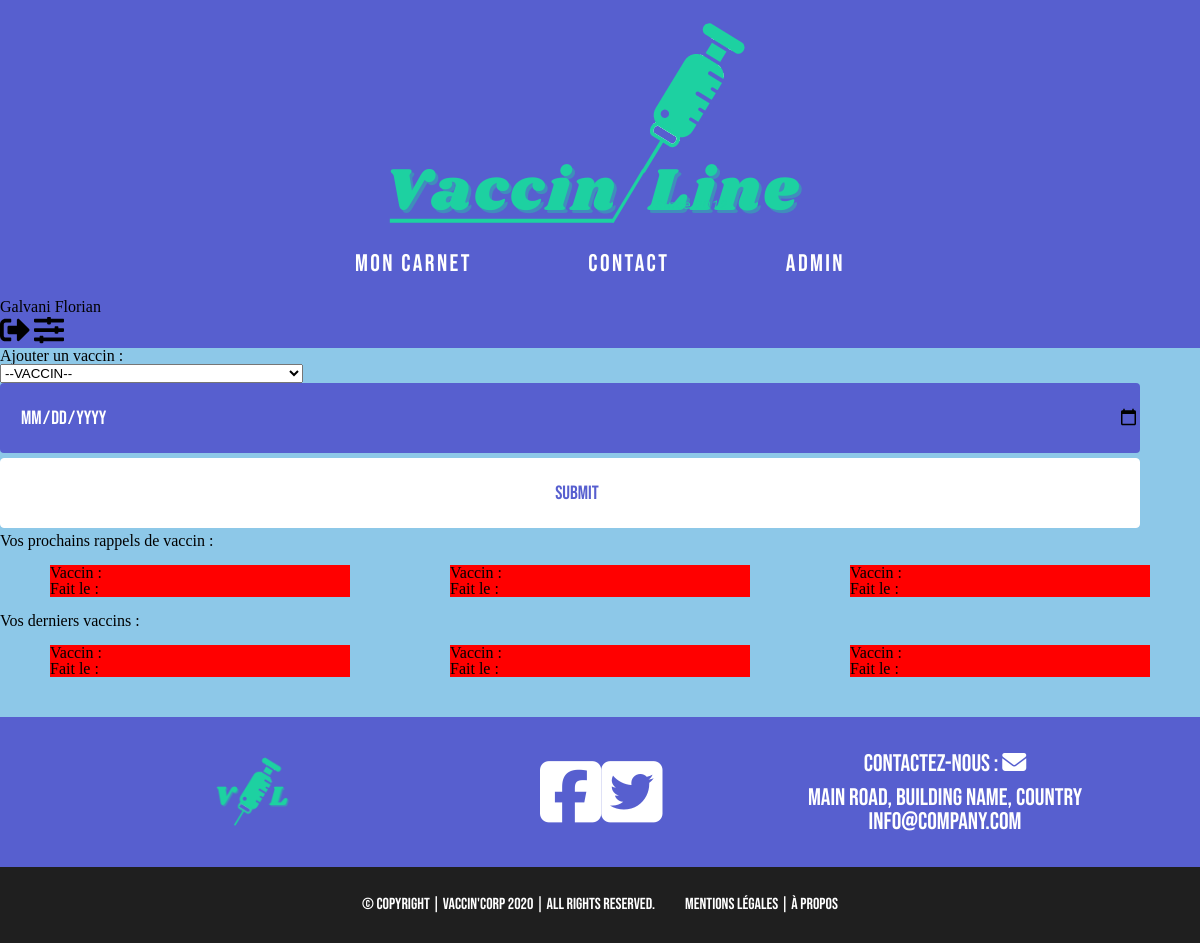
Page /index.php (signed in) on the earlier database version.
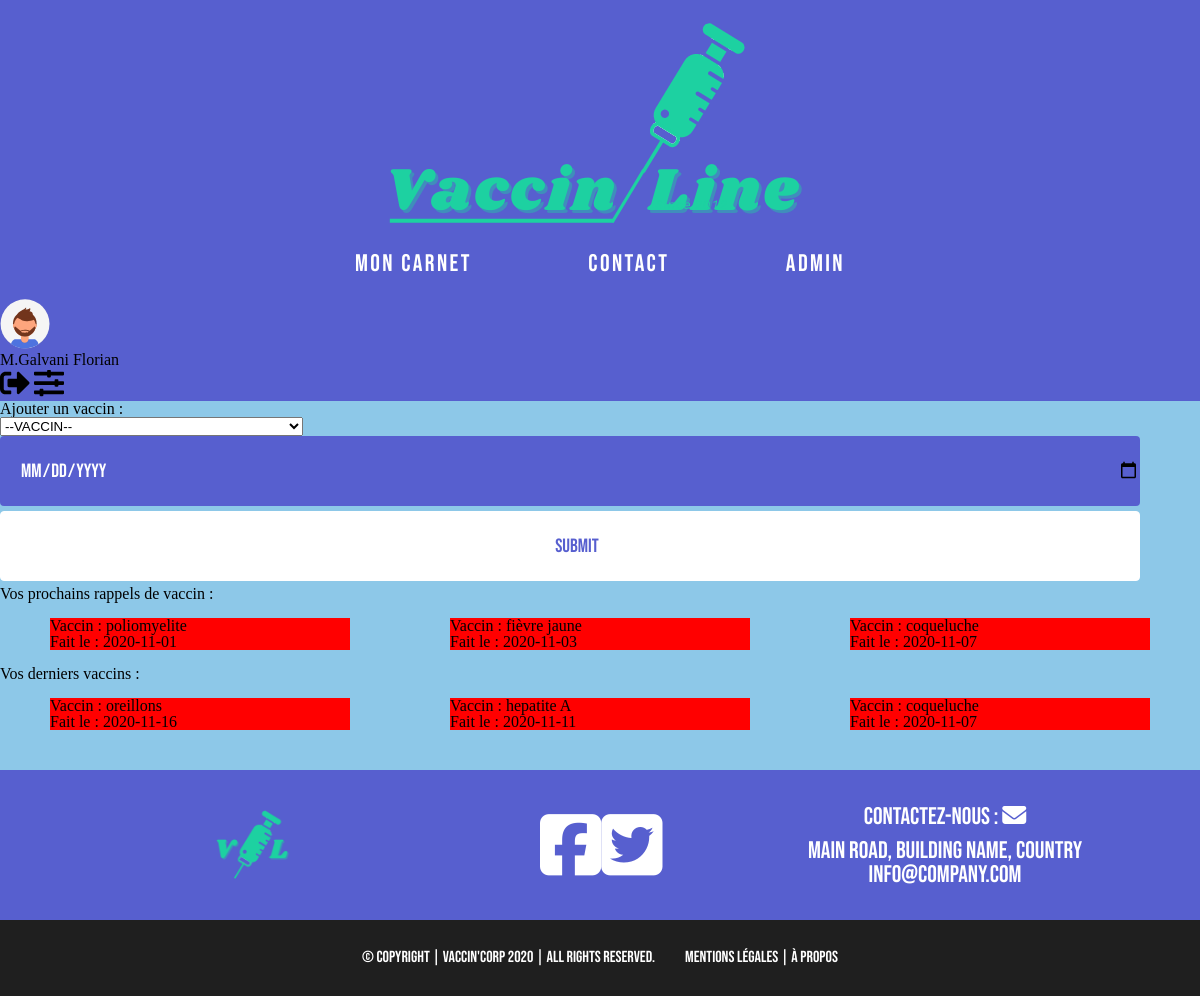
Same page on the later database version.
### tables this page shows
CREATE TABLE `vl_vaccins` (
  `id` int(11) NOT NULL,
  `maladie` varchar(255) NOT NULL,
  `descriptif` varchar(255) NOT NULL,
  `expiration` int(11) NOT NULL,
  `obligatoire` varchar(20) NOT NULL
);

CREATE TABLE `vl_user_vaccin` (
  `id` int(11) NOT NULL,
  `id_user` int(11) NOT NULL,
  `id_vaccin` int(11) NOT NULL,
  `fait_le` date NOT NULL,
  `renouveler_le` date DEFAULT NULL
);

### index.php (the view, shortened to what this page needs)
<?php
include('inc/pdo.php');
$title = 'Home';
include('inc/header-front.php');
?>
<?php if(!empty($_SESSION)) : ?>
  <div class="wrap-section">
    <section id="addvaccin">
      <h3>Ajouter un vaccin :</h3>
      <form action="index.php" method="post" class>
        <select name="vaccin" id="vaccin">
          <option value="">--VACCIN--</option>
        </select>
        <input type="date" name="date">
        <input type="submit" name="ajoutvaccin">
      </form>
    </section>
    <section id="vaccins">
      <h1>Vos prochains rappels de vaccin :</h1>
      <br>
      <div class="BB1">
        <?php
          $id = $_SESSION['user']['id'];
          $sql = "SELECT * FROM vl_vaccins";
          $query = $pdo->prepare($sql);
          $query->execute();
          $vaccins = $query->fetchAll();
          $sql = "SELECT * FROM vl_user_vaccin WHERE id_user = $id ORDER BY fait_le ASC LIMIT 3";
          $query = $pdo->prepare($sql);
          $query->execute();
          $user_vaccins = $query->fetchAll();
          $incre_MB = 1;
          $incre_fait_le = 0;
        ?>
        <?php foreach($vaccins as $vaccin) : ?>
          <div class="MB MB<?php echo $incre_MB; ?>" style="background-color:<?php if(condition); ?>;">
            <p>Vaccin : <?php echo $vaccins[($user_vaccins[$incre_fait_le]['id_vaccin'] - 1)]['maladie']; ?></p>
            <p>Fait le : <?php echo $user_vaccins[$incre_fait_le]['fait_le']; ?></p>
          </div>
        <?php
          $incre_MB += 1;
          $incre_fait_le +=1;
          if($incre_fait_le > 2) {
            break;
          }
        ?>
      <?php endforeach; ?>
    </div>
    <br>
    <h1>Vos derniers vaccins :</h1>
    <br>
    <div class="BB2">
      <?php
      $sql = "SELECT * FROM vl_user_vaccin WHERE id_user = $id ORDER BY fait_le DESC LIMIT 3";
      $query = $pdo->prepare($sql);
      $query->execute();
      $user_vaccins = $query->fetchAll();
      $incre_MB = 1;
      $incre_fait_le = 0;
      foreach ($vaccins as $vaccin) {
        echo '<div class="MB MB'. $incre_MB .'">';
          echo '<p> Vaccin : '. $vaccins[($user_vaccins[$incre_fait_le]['id_vaccin'] - 1)]['maladie'] . '</p>';
          echo '<p> Fait le : '. $user_vaccins[$incre_fait_le]['fait_le'] . '</p>';
        echo '</div>';
        $incre_MB += 1;
        $incre_fait_le +=1;
        if($incre_fait_le > 2) {
          break;
        }
      }
      ?>
    </div>
  </section>
  </div>
<?php endif; ?>
<?php include('inc/footer-front.php');

### inc/header-front.php (shortened to what this page needs)
<!DOCTYPE html>
<html lang="fr">
<head>
  <link rel="stylesheet" href="asset/css/style-front.css">
</head>
<body>
    <header>
      <div class="wrap-header">
        <div class="logo-header">
          <a href="#"><img src="asset/img/vaccin_line.png" alt=""></a>
        </div>
        <div class="nav">
          <nav>
            <ul class="navbar">
              <?php if(!empty($_SESSION)) : ?>
                <?php if($title == 'Home') : ?>
                  <li><a href="carnet.php">mon Carnet</a></li>
                  <li><a href="contact.php">contact</a></li>
                <?php endif; ?>
              <?php endif; ?>
                <li><a href="admin/index.php">admin</a></li>
            </ul>
          </nav>
        </div>
        <?php if(!empty($_SESSION)) : ?>
          <?php
            if ($_SESSION['user']['age'] > 18)  {
              switch ($_SESSION['user']['civilite']) {
                case "monsieur" :
                  echo '<img src="asset/img/undraw_profile_2.svg" alt="" width="50px"> ';
                  echo  '<p class="nomPrenom">' . 'M.';
                  break;
              }
            } else {
              echo '<img src="asset/img/undraw_profile_3.svg" alt="" width="50px">';
            }
          echo  $_SESSION['user']['nom'] . ' '. $_SESSION['user']['prenom'] . '</p>';
          ?>
          <a href="logout.php"><img src="asset/img/sign-out-alt-solid.svg" alt="" srcset="" width="30px"></a>
          <a href="settings.php"><img src="asset/img/sliders-h-solid.svg" alt="" srcset="" width="30px"></a>
        <?php endif; ?>
      </div>
    </header>
    <div class="container">

### inc/footer-front.php
</div>
<footer class="footer">
  <div class="wrap-footer">
    <div class="columns">
      <div class="column1">
        <img src="asset/img/logo_footer.png" alt="Vaccin'Line">
      </div>
      <div class="column2">
        <a href="#"><i class="fab fa-facebook-square"></i></a>
        <a href="#"><i class="fab fa-twitter-square"></i></a>
      </div>
      <div class="column3">
        <h3 class="column-title">Contactez-nous :  <a href="contact.php"> <i class="fas fa-envelope"></i></a></h3>
        <a href="#">main road, building name, country</a>
        <a href="#">info@company.com</a>
      </div>
    </div>
  </div>
  <div class="bottom-bar">
    <div class="bottom-bar copyright">
      <p cass="copyright"> &copy; Copyright | Vaccin'Corp 2020 | all rights reserved.</p>
    </div>
    <div class="bottom-bar">
      <p class="mention"><a href="mention.php">Mentions légales</a> | <a href="propos.php">À propos</a></p>
    </div>
  </div>
</footer>
</body>
</html>

### asset/css/style-front.css (style rules this page uses)
html, body, div, span, applet, object, iframe, h1, h2, h3, h4, h5, h6, p, blockquote, pre, a, abbr, acronym, address, big, cite, code, del, dfn, em, img, ins, kbd, q, s, samp, small, strike, strong, sub, sup, tt, var, b, u, i, center, dl, dt, dd, ol, ul, li, fieldset, form, label, legend, table, caption, tbody, tfoot, thead, tr, th, td, article, aside, canvas, details, embed, figure, figcaption, footer, header, hgroup, menu, nav, output, ruby, section, summary,s time, mark, audio, video { margin: 0; padding: 0; border: 0; font-size: 100%; font: inherit; vertical-align: baseline; }
article, aside, details, figcaption, figure, footer, header, hgroup, menu, nav, section { display: block; }
body { line-height: 1; }
ol, ul { list-style: none; }
*,*:after,*:before { -webkit-box-sizing: border-box; box-sizing: border-box; }
body { overflow-x: hidden; background-color: #8dc8e8; }
a { text-decoration: none; }
.wrap-header { max-width: 1440px; width: 100%; margin: 0 auto; }
header { background-color: #575fcf; }
.logo-header { display: flex; justify-content: center; padding: 20px; }
.nav { display: flex; justify-content: center; padding-bottom: 20px; }
ul.navbar { width: 490px; }
.navbar { display: flex; justify-content: space-between; font-size: 1.5em;; letter-spacing: 0.1em; position: relative; }
ul.navbar li a { color: #fff; font-family: 'Bebas Neue', cursive; }
ul.navbar li a::after { content: ""; display: block; position: relative; width: 100%; height: 3px; background: #1dd1a1; transform: scale(0); transition: transform 0.3s ease-in-out; }
.wrap-section { max-width: 1440px; width: 100%; height: auto; margin: 0 auto; }
form { display: flex; flex-wrap: wrap; align-items: center; }
input::placeholder { color: #fff; font-family: 'Bebas Neue', cursive; }
input[type=date] { background-color: #575fcf; color: #fff; border: none; font-family: 'Bebas Neue', cursive; font-size: 1.2em; padding-left: 20px; margin-bottom: 5px; border-radius: 4px; width: 95%; height: 70px; }
input[type=submit] { background-color: #fff; color: #575fcf; border: solid 1px #fff; font-family: 'Bebas Neue', cursive; font-size: 1.2em; text-transform: uppercase; padding-left: 20px; margin-bottom: 5px; border-radius: 4px; width: 95%; height: 70px; cursor: pointer; }
.wrap-footer { max-width: 1440px; width: 100%; margin: 0 auto; }
footer { background-color: #575fcf; }
.columns { display: flex; align-items: center; height: 150px; }
.column1 { width: 42.5%; display: flex; flex-direction: column; align-items: center; color: #fff; }
.column1 img { width: 20%; }
.column-title { margin-bottom: 10px; }
.column2 { width: 15%; display: flex; justify-content: space-between; padding: 30px; }
.fab { color: #fff; font-size: 70px; }
.column3 { width: 42.5%; display: flex; flex-direction: column; align-items: center; font-family: 'Bebas Neue', cursive; font-size: 1.5em; padding: 20px; color: #fff; }
.column3 a { color: #fff; }
.bottom-bar { padding: 15px; background-color: #1f1f1f; color: #fff; display: flex; justify-content: center; font-family: 'Bebas Neue', cursive; font-size: 1em; }
.mention a { color: #fff; }
.MB { width: 33.33333333%; margin: 0 auto; background-color: red; }
.BB1 { display: flex; flex-direction: row; flex-wrap: wrap; }
.BB2 { display: flex; flex-direction: row; flex-wrap: wrap; margin-bottom: 40px; }
.MB { width: 25%; }

Differences in the rows shown:
added vl_user_vaccin: id_vaccin.maladie "poliomyelite", fait_le "2020-11-01"
added vl_user_vaccin: id_vaccin.maladie "fièvre jaune", fait_le "2020-11-03"
added vl_user_vaccin: id_vaccin.maladie "coqueluche", fait_le "2020-11-07"
added vl_user_vaccin: id_vaccin.maladie "oreillons", fait_le "2020-11-16"
added vl_user_vaccin: id_vaccin.maladie "hepatite A", fait_le "2020-11-11"
Other differences:
text now shown: "M."
